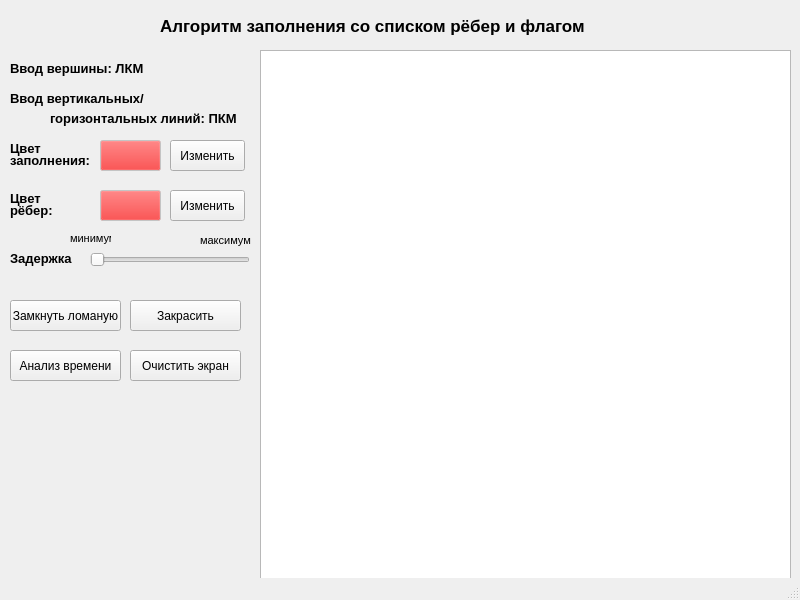
<?xml version="1.0" encoding="UTF-8"?>
<ui version="4.0">
 <class>MainWindow</class>
 <widget class="QMainWindow" name="MainWindow">
  <property name="geometry">
   <rect>
    <x>0</x>
    <y>0</y>
    <width>800</width>
    <height>600</height>
   </rect>
  </property>
  <property name="windowTitle">
   <string>MainWindow</string>
  </property>
  <widget class="QWidget" name="centralwidget">
   <widget class="QLabel" name="name">
    <property name="geometry">
     <rect>
      <x>160</x>
      <y>10</y>
      <width>461</width>
      <height>31</height>
     </rect>
    </property>
    <property name="font">
     <font>
      <pointsize>13</pointsize>
      <weight>75</weight>
      <bold>true</bold>
     </font>
    </property>
    <property name="text">
     <string>Алгоритм заполнения со списком рёбер и флагом</string>
    </property>
   </widget>
   <widget class="QLabel" name="label">
    <property name="geometry">
     <rect>
      <x>10</x>
      <y>140</y>
      <width>41</width>
      <height>16</height>
     </rect>
    </property>
    <property name="font">
     <font>
      <pointsize>10</pointsize>
      <weight>75</weight>
      <bold>true</bold>
     </font>
    </property>
    <property name="text">
     <string>Цвет</string>
    </property>
   </widget>
   <widget class="QLabel" name="label_2">
    <property name="geometry">
     <rect>
      <x>10</x>
      <y>150</y>
      <width>91</width>
      <height>21</height>
     </rect>
    </property>
    <property name="font">
     <font>
      <pointsize>10</pointsize>
      <weight>75</weight>
      <bold>true</bold>
     </font>
    </property>
    <property name="text">
     <string>заполнения:</string>
    </property>
   </widget>
   <widget class="QPushButton" name="ColorLabel">
    <property name="enabled">
     <bool>false</bool>
    </property>
    <property name="geometry">
     <rect>
      <x>100</x>
      <y>140</y>
      <width>61</width>
      <height>31</height>
     </rect>
    </property>
    <property name="palette">
     <palette>
      <active>
       <colorrole role="Button">
        <brush brushstyle="SolidPattern">
         <color alpha="255">
          <red>240</red>
          <green>14</green>
          <blue>14</blue>
         </color>
        </brush>
       </colorrole>
      </active>
      <inactive>
       <colorrole role="Button">
        <brush brushstyle="SolidPattern">
         <color alpha="255">
          <red>240</red>
          <green>14</green>
          <blue>14</blue>
         </color>
        </brush>
       </colorrole>
      </inactive>
      <disabled>
       <colorrole role="Button">
        <brush brushstyle="SolidPattern">
         <color alpha="255">
          <red>240</red>
          <green>14</green>
          <blue>14</blue>
         </color>
        </brush>
       </colorrole>
      </disabled>
     </palette>
    </property>
    <property name="font">
     <font>
      <pointsize>8</pointsize>
     </font>
    </property>
    <property name="mouseTracking">
     <bool>false</bool>
    </property>
    <property name="text">
     <string/>
    </property>
    <property name="default">
     <bool>false</bool>
    </property>
    <property name="flat">
     <bool>false</bool>
    </property>
   </widget>
   <widget class="QPushButton" name="ChangeColor">
    <property name="geometry">
     <rect>
      <x>170</x>
      <y>140</y>
      <width>75</width>
      <height>31</height>
     </rect>
    </property>
    <property name="font">
     <font>
      <pointsize>9</pointsize>
      <weight>50</weight>
      <bold>false</bold>
     </font>
    </property>
    <property name="text">
     <string>Изменить</string>
    </property>
   </widget>
   <widget class="QPushButton" name="CleanScreen">
    <property name="geometry">
     <rect>
      <x>130</x>
      <y>350</y>
      <width>111</width>
      <height>31</height>
     </rect>
    </property>
    <property name="font">
     <font>
      <pointsize>9</pointsize>
     </font>
    </property>
    <property name="text">
     <string>Очистить экран</string>
    </property>
   </widget>
   <widget class="QGraphicsView" name="graphicsView">
    <property name="geometry">
     <rect>
      <x>260</x>
      <y>50</y>
      <width>531</width>
      <height>531</height>
     </rect>
    </property>
   </widget>
   <widget class="QPushButton" name="AnalyzeTime">
    <property name="geometry">
     <rect>
      <x>10</x>
      <y>350</y>
      <width>111</width>
      <height>31</height>
     </rect>
    </property>
    <property name="font">
     <font>
      <pointsize>9</pointsize>
     </font>
    </property>
    <property name="text">
     <string>Анализ времени</string>
    </property>
   </widget>
   <widget class="QPushButton" name="LockLine">
    <property name="geometry">
     <rect>
      <x>10</x>
      <y>300</y>
      <width>111</width>
      <height>31</height>
     </rect>
    </property>
    <property name="font">
     <font>
      <pointsize>9</pointsize>
     </font>
    </property>
    <property name="text">
     <string>Замкнуть ломаную</string>
    </property>
   </widget>
   <widget class="QPushButton" name="FillFig">
    <property name="geometry">
     <rect>
      <x>130</x>
      <y>300</y>
      <width>111</width>
      <height>31</height>
     </rect>
    </property>
    <property name="font">
     <font>
      <pointsize>9</pointsize>
     </font>
    </property>
    <property name="text">
     <string>Закрасить</string>
    </property>
   </widget>
   <widget class="QLabel" name="label_3">
    <property name="geometry">
     <rect>
      <x>10</x>
      <y>190</y>
      <width>41</width>
      <height>16</height>
     </rect>
    </property>
    <property name="font">
     <font>
      <pointsize>10</pointsize>
      <weight>75</weight>
      <bold>true</bold>
     </font>
    </property>
    <property name="text">
     <string>Цвет</string>
    </property>
   </widget>
   <widget class="QLabel" name="label_4">
    <property name="geometry">
     <rect>
      <x>10</x>
      <y>200</y>
      <width>91</width>
      <height>21</height>
     </rect>
    </property>
    <property name="font">
     <font>
      <pointsize>10</pointsize>
      <weight>75</weight>
      <bold>true</bold>
     </font>
    </property>
    <property name="text">
     <string>рёбер:</string>
    </property>
   </widget>
   <widget class="QPushButton" name="ChangeColorEdges">
    <property name="geometry">
     <rect>
      <x>170</x>
      <y>190</y>
      <width>75</width>
      <height>31</height>
     </rect>
    </property>
    <property name="font">
     <font>
      <pointsize>9</pointsize>
      <weight>50</weight>
      <bold>false</bold>
     </font>
    </property>
    <property name="text">
     <string>Изменить</string>
    </property>
   </widget>
   <widget class="QPushButton" name="ColorLabelEdges">
    <property name="enabled">
     <bool>false</bool>
    </property>
    <property name="geometry">
     <rect>
      <x>100</x>
      <y>190</y>
      <width>61</width>
      <height>31</height>
     </rect>
    </property>
    <property name="palette">
     <palette>
      <active>
       <colorrole role="Button">
        <brush brushstyle="SolidPattern">
         <color alpha="255">
          <red>240</red>
          <green>14</green>
          <blue>14</blue>
         </color>
        </brush>
       </colorrole>
      </active>
      <inactive>
       <colorrole role="Button">
        <brush brushstyle="SolidPattern">
         <color alpha="255">
          <red>240</red>
          <green>14</green>
          <blue>14</blue>
         </color>
        </brush>
       </colorrole>
      </inactive>
      <disabled>
       <colorrole role="Button">
        <brush brushstyle="SolidPattern">
         <color alpha="255">
          <red>240</red>
          <green>14</green>
          <blue>14</blue>
         </color>
        </brush>
       </colorrole>
      </disabled>
     </palette>
    </property>
    <property name="font">
     <font>
      <pointsize>8</pointsize>
     </font>
    </property>
    <property name="mouseTracking">
     <bool>false</bool>
    </property>
    <property name="text">
     <string/>
    </property>
    <property name="default">
     <bool>false</bool>
    </property>
    <property name="flat">
     <bool>false</bool>
    </property>
   </widget>
   <widget class="QSlider" name="Delay">
    <property name="geometry">
     <rect>
      <x>90</x>
      <y>250</y>
      <width>160</width>
      <height>19</height>
     </rect>
    </property>
    <property name="maximum">
     <number>100</number>
    </property>
    <property name="orientation">
     <enum>Qt::Horizontal</enum>
    </property>
   </widget>
   <widget class="QLabel" name="label_5">
    <property name="geometry">
     <rect>
      <x>10</x>
      <y>250</y>
      <width>71</width>
      <height>16</height>
     </rect>
    </property>
    <property name="font">
     <font>
      <pointsize>10</pointsize>
      <weight>75</weight>
      <bold>true</bold>
     </font>
    </property>
    <property name="text">
     <string>Задержка</string>
    </property>
   </widget>
   <widget class="QLabel" name="label_6">
    <property name="geometry">
     <rect>
      <x>70</x>
      <y>230</y>
      <width>41</width>
      <height>16</height>
     </rect>
    </property>
    <property name="font">
     <font>
      <pointsize>8</pointsize>
      <weight>50</weight>
      <bold>false</bold>
     </font>
    </property>
    <property name="text">
     <string>минимум</string>
    </property>
   </widget>
   <widget class="QLabel" name="label_7">
    <property name="geometry">
     <rect>
      <x>200</x>
      <y>230</y>
      <width>51</width>
      <height>20</height>
     </rect>
    </property>
    <property name="font">
     <font>
      <pointsize>8</pointsize>
      <weight>50</weight>
      <bold>false</bold>
     </font>
    </property>
    <property name="text">
     <string>максимум</string>
    </property>
   </widget>
   <widget class="QLabel" name="label_8">
    <property name="geometry">
     <rect>
      <x>10</x>
      <y>60</y>
      <width>141</width>
      <height>16</height>
     </rect>
    </property>
    <property name="font">
     <font>
      <pointsize>10</pointsize>
      <weight>75</weight>
      <bold>true</bold>
     </font>
    </property>
    <property name="text">
     <string>Ввод вершины: ЛКМ</string>
    </property>
   </widget>
   <widget class="QLabel" name="label_9">
    <property name="geometry">
     <rect>
      <x>10</x>
      <y>90</y>
      <width>141</width>
      <height>16</height>
     </rect>
    </property>
    <property name="font">
     <font>
      <pointsize>10</pointsize>
      <weight>75</weight>
      <bold>true</bold>
     </font>
    </property>
    <property name="text">
     <string>Ввод вертикальных/</string>
    </property>
   </widget>
   <widget class="QLabel" name="label_10">
    <property name="geometry">
     <rect>
      <x>50</x>
      <y>110</y>
      <width>201</width>
      <height>16</height>
     </rect>
    </property>
    <property name="font">
     <font>
      <pointsize>10</pointsize>
      <weight>75</weight>
      <bold>true</bold>
     </font>
    </property>
    <property name="text">
     <string>горизонтальных линий: ПКМ</string>
    </property>
   </widget>
  </widget>
  <widget class="QMenuBar" name="menubar">
   <property name="geometry">
    <rect>
     <x>0</x>
     <y>0</y>
     <width>800</width>
     <height>21</height>
    </rect>
   </property>
  </widget>
  <widget class="QStatusBar" name="statusbar"/>
 </widget>
 <resources/>
 <connections/>
</ui>
